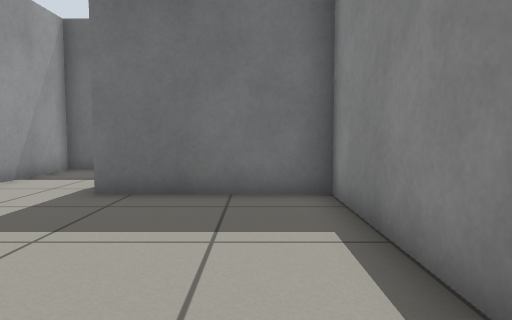
View 1 (above)

12 first-person views from a walk through a Gazebo world. The camera is 0.6 m above the floor, tilts 4° down and sees 70° across. The floor is counted in squares, 0.5 m on a side. Each view is taken from the middle of a square. On the plan, view 1 faces up. The plan holds only what a view shows up to about 14 squares ahead; the rest is blank.

View 2
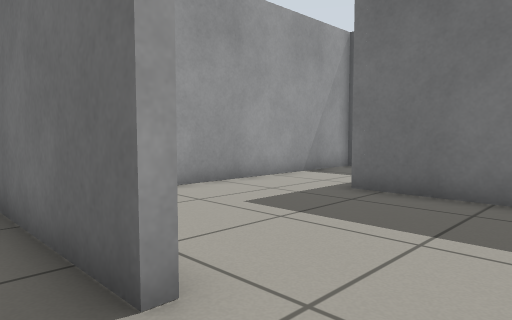

View 3
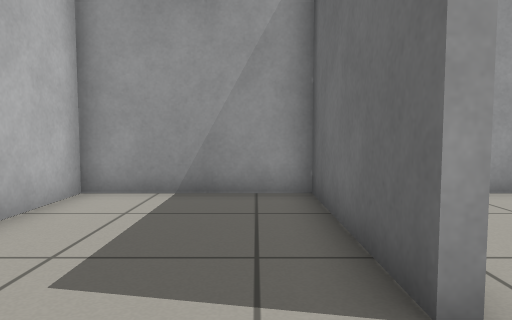

View 4
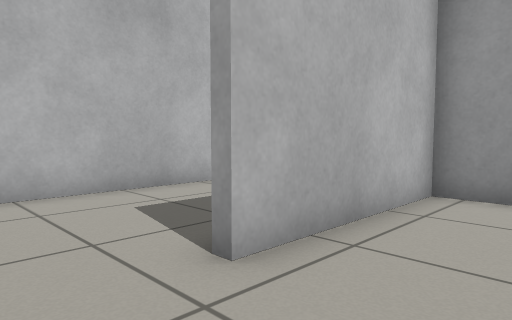

View 5
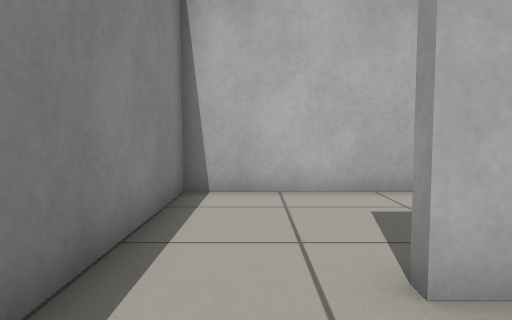

View 6
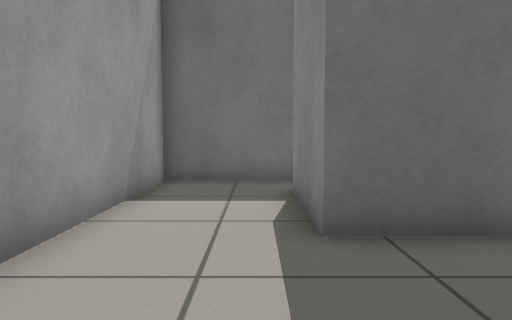

View 7
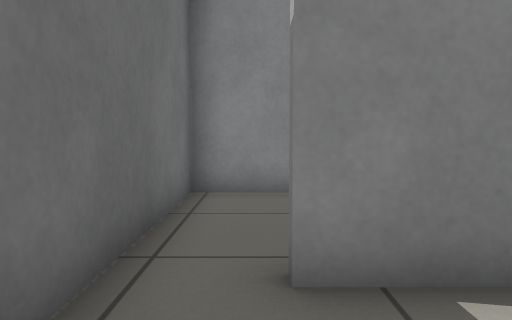

View 8
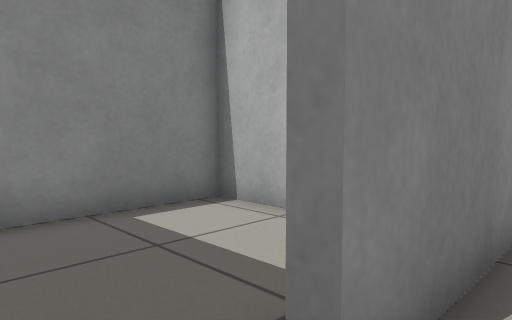

View 9
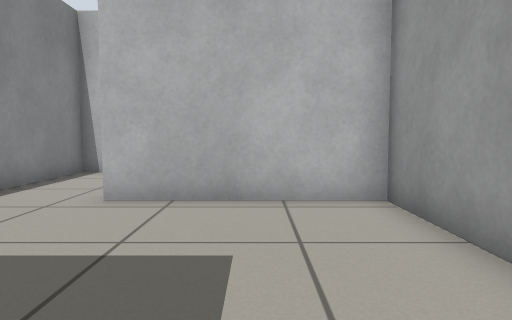

View 10
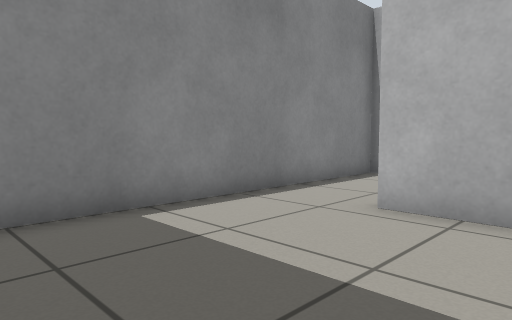

View 11
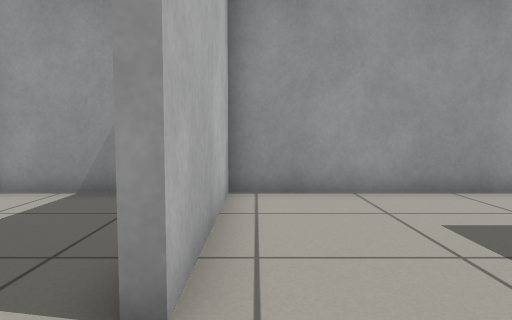

View 12
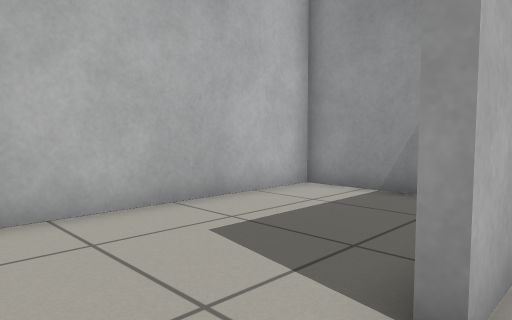

### Floor plan
Points are (right, up) in squares from view 1. A wall is a line through its corners. A room is listed if a view was taken in it or the views show most of it. See-through windows are left out.
Room 1 (views 1, 2, 3)
walls: (-1.1, 1.1) (-6.4, 1.1) (-6.4, -3.6) (1.5, -3.6) (1.5, 1.6)
ways out: opening at (0, 1) to room 2
Room 2 (views 4, 5, 6, 7, 8, 9, 10, 11, 12)
walls: (1.5, 1.6) (1.5, 7.2) (-3.2, 7.2) (-3.2, 10.8); (-2.5, 12.3) (-6.4, 12.3) (-6.4, 1.4) (-1.1, 1.4)
ways out: opening at (0, 1) to room 1; opening at (-3, 11.5) to room 3
Room 3 (no view inside)
walls: (-0.3, 7.5) (1.5, 7.5) (1.5, 12.3) (-2.5, 12.3)
ways out: opening at (-3, 11.5) to room 2

Where each view was taken, in squares from view 1:
view 1: 0 up, 0 right, facing up
view 2: 0 up, 1 right, facing up-left
view 3: 0 up, 1 right, facing left
view 4: 4 up, 1 right, facing down-left
view 5: 4 up, 0 right, facing down
view 6: 3 up, 4 left, facing up
view 7: 11 up, 6 left, facing right
view 8: 12 up, 4 left, facing down-right
view 9: 8 up, 4 left, facing down
view 10: 7 up, 4 left, facing down-right
view 11: 2 up, 1 right, facing left
view 12: 2 up, 1 right, facing down-left
